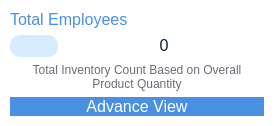
               <widget class="QFrame" name="horizontalFrame">
                <property name="sizePolicy">
                 <sizepolicy hsizetype="Preferred" vsizetype="Preferred">
                  <horstretch>0</horstretch>
                  <verstretch>0</verstretch>
                 </sizepolicy>
                </property>
                <property name="styleSheet">
                 <string notr="true">background-color: rgb(255, 255, 255);
border-radius: 20px;</string>
                </property>
                <layout class="QHBoxLayout" name="horizontalLayout_53">
                 <property name="leftMargin">
                  <number>10</number>
                 </property>
                 <property name="topMargin">
                  <number>10</number>
                 </property>
                 <property name="rightMargin">
                  <number>10</number>
                 </property>
                 <property name="bottomMargin">
                  <number>10</number>
                 </property>
                 <item>
                  <layout class="QVBoxLayout" name="verticalLayout_27">
                   <item>
                    <widget class="QLabel" name="label_59">
                     <property name="sizePolicy">
                      <sizepolicy hsizetype="Preferred" vsizetype="Fixed">
                       <horstretch>0</horstretch>
                       <verstretch>0</verstretch>
                      </sizepolicy>
                     </property>
                     <property name="font">
                      <font>
                       <pointsize>12</pointsize>
                      </font>
                     </property>
                     <property name="styleSheet">
                      <string notr="true">color: rgb(74, 144, 226);</string>
                     </property>
                     <property name="text">
                      <string>Total Employees</string>
                     </property>
                    </widget>
                   </item>
                   <item>
                    <layout class="QGridLayout" name="gridLayout_21">
                     <item row="0" column="0">
                      <widget class="QLabel" name="label_70">
                       <property name="sizePolicy">
                        <sizepolicy hsizetype="Fixed" vsizetype="Fixed">
                         <horstretch>0</horstretch>
                         <verstretch>0</verstretch>
                        </sizepolicy>
                       </property>
                       <property name="maximumSize">
                        <size>
                         <width>48</width>
                         <height>48</height>
                        </size>
                       </property>
                       <property name="styleSheet">
                        <string notr="true">background-color: rgb(216, 236, 255);
padding: 4px;
border-radius: 10px;</string>
                       </property>
                       <property name="text">
                        <string/>
                       </property>
                       <property name="pixmap">
                        <pixmap resource="resources.qrc">:/resources/employee-icons/user-employee.svg</pixmap>
                       </property>
                       <property name="scaledContents">
                        <bool>true</bool>
                       </property>
                      </widget>
                     </item>
                     <item row="0" column="1">
                      <widget class="QLabel" name="total_no_employee_label">
                       <property name="sizePolicy">
                        <sizepolicy hsizetype="Preferred" vsizetype="Fixed">
                         <horstretch>0</horstretch>
                         <verstretch>0</verstretch>
                        </sizepolicy>
                       </property>
                       <property name="font">
                        <font>
                         <pointsize>12</pointsize>
                        </font>
                       </property>
                       <property name="styleSheet">
                        <string notr="true">color: rgb(14, 28, 44);</string>
                       </property>
                       <property name="text">
                        <string>0</string>
                       </property>
                       <property name="alignment">
                        <set>Qt::AlignmentFlag::AlignCenter</set>
                       </property>
                       <property name="wordWrap">
                        <bool>true</bool>
                       </property>
                      </widget>
                     </item>
                    </layout>
                   </item>
                   <item>
                    <widget class="QLabel" name="label_68">
                     <property name="sizePolicy">
                      <sizepolicy hsizetype="Preferred" vsizetype="Fixed">
                       <horstretch>0</horstretch>
                       <verstretch>0</verstretch>
                      </sizepolicy>
                     </property>
                     <property name="styleSheet">
                      <string notr="true">color: rgb(104, 109, 118);</string>
                     </property>
                     <property name="text">
                      <string>Total Inventory Count Based on Overall Product Quantity</string>
                     </property>
                     <property name="alignment">
                      <set>Qt::AlignmentFlag::AlignCenter</set>
                     </property>
                     <property name="wordWrap">
                      <bool>true</bool>
                     </property>
                    </widget>
                   </item>
                   <item>
                    <widget class="QPushButton" name="pushButton_9">
                     <property name="maximumSize">
                      <size>
                       <width>16777215</width>
                       <height>40</height>
                      </size>
                     </property>
                     <property name="font">
                      <font>
                       <pointsize>12</pointsize>
                      </font>
                     </property>
                     <property name="styleSheet">
                      <string notr="true">QPushButton{
	background-color: rgb(74, 144, 226);
color: rgb(255, 255, 255);
border:none;
border-radius: 10px;
}
QPushButton:hover{
	
	background-color: rgb(58, 113, 177);
}</string>
                     </property>
                     <property name="text">
                      <string>Advance View</string>
                     </property>
                     <property name="icon">
                      <iconset>
                       <normalon>:/resources/product-icons/advance_view.svg</normalon>
                      </iconset>
                     </property>
                     <property name="iconSize">
                      <size>
                       <width>28</width>
                       <height>28</height>
                      </size>
                     </property>
                    </widget>
                   </item>
                  </layout>
                 </item>
                </layout>
               </widget>
